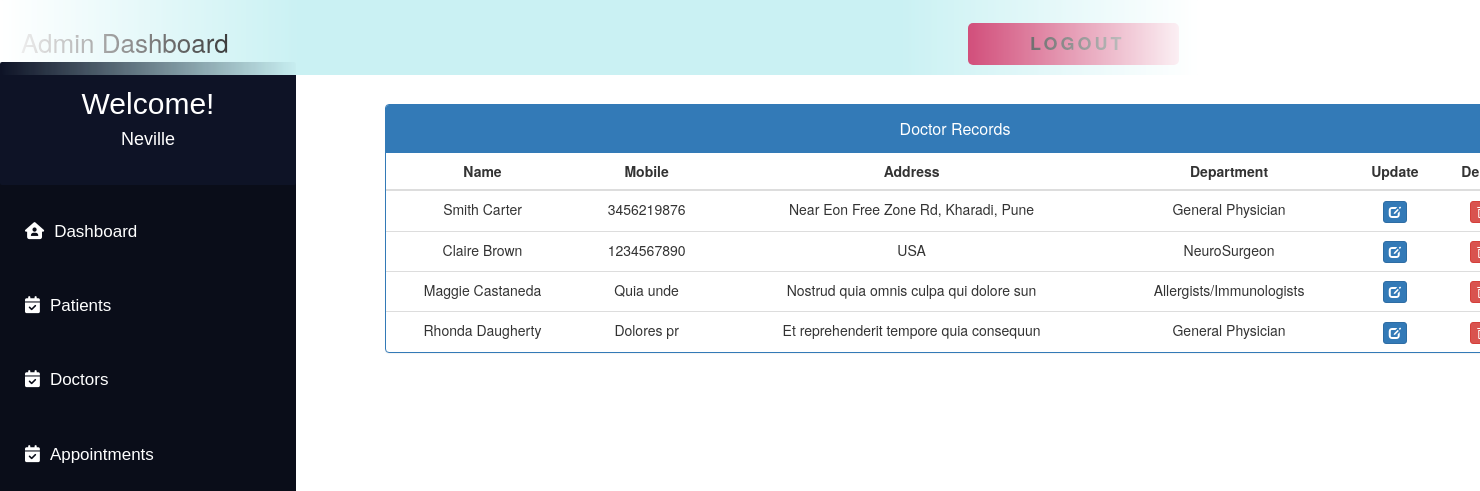
The app's page /admin_doctor_record/ (signed in) with its own data.
### MyApp/models.py (models this page shows, shortened)
class Doctor(models.Model):
    user = models.OneToOneField(User, on_delete=models.CASCADE)
    Doctor_First_Name = models.CharField(max_length=50, default="")
    Doctor_Last_Name = models.CharField(max_length=50, default="")
    gender = models.CharField(max_length=10, choices=GENDER, default="")
    address = models.CharField(max_length=40)
    contact = models.CharField(max_length=10, null=True)
    department = models.CharField(
        max_length=50, choices=departments, default='')
    status = models.BooleanField(default=False)

### MyApp/views.py (the view)
# urls.py: path('admin_doctor_record/', views.admin_doctor_record,
@login_required(login_url='adminlogin')
def admin_doctor_record(request):
    doctors = Doctor.objects.all().filter(status=True)
    return render(request, 'MyApp/admin_doctor_record.html', {'doctors': doctors})

### templates/MyApp/admin_doctor_record.html (shortened to what this page needs)
<!DOCTYPE html>
<html lang="en">
<head>
    <link href="//netdna.bootstrapcdn.com/bootstrap/3.0.0/css/bootstrap.min.css" rel="stylesheet" id="bootstrap-css">
</head>
<body>
    {% include 'MyApp/admin_base.html' %}
    <div class="container" style="margin-left:25%; margin-right:8%; margin-top:7%;">
        <div class="panel panel-primary">
            <div class="panel-heading">
            <h6 class="panel-title" style="text-align:center; padding: 5px 0px;">Doctor Records</h6>
            </div>
            <table class="table table-hover" id="dev-table">
            <thead>
                <tr>
                <th style="text-align:center;">Name</th>
                <th style="text-align:center;">Mobile</th>
                <th style="text-align:center;">Address</th>
                <th style="text-align:center;">Department</th>
                <th style="text-align:center;">Update</th>
                <th style="text-align:center;">Delete</th>
                </tr>
            </thead>
            {% for d in doctors %}
            <tr>
                <td style="text-align:center;"> {{d.Doctor_First_Name}} {{d.Doctor_Last_Name}} </td>
                <td style="text-align:center;">{{d.contact}}</td>
                <td style="text-align:center;">{{d.address}}</td>
                <td style="text-align:center;">{{d.department}}</td>
                <td style="text-align:center;"><a class="btn btn-primary btn-xs" href="{% url 'MyApp:update_doctor' d.id%}"><span class="glyphicon glyphicon-edit"></span></a></td>
                <td style="text-align:center;"><a class="btn btn-danger btn-xs" href="{% url 'MyApp:delete_doctor' d.id %}"><span class="glyphicon glyphicon-trash"></span></a></td>
            </tr>
            {% endfor %}
            </table>
        </div>
    </div>
</body>
</html>

### templates/MyApp/admin_base.html (shortened to what this page needs)
<!DOCTYPE html>
<html lang="en">
<head>
</head>
<body>
    <div class="navbar">
        <a>Admin Dashboard</a>
        <button>
            <span class="label"><a href="{% url 'MyApp:logout' %}" class="logoutbtn"
                    style="font-size:18px; text-align: center;">Logout</a></span>
        </button>
    </div>
    <div class="sidebar">
        <div class="userprofile">
            <h2 style="color:white; font-family:sans-serif; padding-top:25px; text-align:center; margin:0px;">Welcome!
            </h2>
            <h4 style="color:white; font-family:sans-serif; text-align:center; padding-bottom:35px;">
                {{request.user.username}}</h4>
        </div>
        <a href="{% url 'MyApp:admin_dashboard' %}"><i class="fa-solid fa-house-user"></i>Dashboard</a>
        <a href="{% url 'MyApp:admin_patient' %}"><i class="fa-solid fa-calendar-check"></i>Patients</a>
        <a href="{% url 'MyApp:admin_doctor' %}"><i class="fa-solid fa-calendar-check"></i>Doctors</a>
        <a href="{% url 'MyApp:admin_appointment' %}"><i class="fa-solid fa-calendar-check"></i>Appointments</a>
    </div>
</body>
</html>

### templates/MyApp/admin_base.html (style rules this page uses)
body { background-color: rgb(255, 255, 255); padding: 0px; margin-top: 0px; margin-left: 0px; margin-right: 0px; margin-bottom: 0px; }
.navbar { overflow: hidden; height: 75px; width: 100%; padding-top: 22px; z-index: 1; top: 0; position: fixed; display: block; max-width: 1200px; mask-image: linear-gradient(90deg, rgba(255, 255, 255, 0) 0%, #ffffff 25%, #ffffff 75%, rgba(255, 255, 255, 0) 100%); margin: 0 auto; background-color: #caf1f3; }
.navbar a { float: left; display: block; font-size: 26px; color: black; text-align: center; padding-left: 20px; text-decoration: none; }
.sidebar .userprofile { background-color: #0e1326; border-radius: 2px !important; margin-top: -5px; }
.sidebar { padding-top: 0px; border-radius: 15px !important; width: 20%; align-items: center; height: 100%; background-color: #0a0d19; font-family: sans-serif; font-size: 17px; font-weight: normal; position: fixed; top: 67px; left: 0; bottom: 0; }
.sidebar i { padding-right: 10px; }
.sidebar a { display: block; color: white; padding: 25px; text-decoration: none; }
button { float: right; position: relative; font-size: 14px; letter-spacing: 3px; height: 3em; padding: 0 3em; border: none; background-color: #c41b54; color: #fff; text-transform: uppercase; overflow: hidden; border-radius: 5px; margin-right: 20px; }
button::before { content: ''; display: block; position: absolute; z-index: 0; bottom: 0; left: 0; height: 0px; width: 100%; background: rgb(196, 27, 84); background: linear-gradient(90deg, rgba(196, 27, 84, 1) 20%, rgba(124, 7, 46, 1) 100%); transition: 0.2s; }
button .label { position: relative; }

### records on screen
Doctor: Doctor_First_Name "Smith", Doctor_Last_Name "Carter", contact "3456219876", address "Near Eon Free Zone Rd, Kharadi, Pune", department "General Physician"
Doctor: Doctor_First_Name "Claire", Doctor_Last_Name "Brown", contact "1234567890", address "USA", department "NeuroSurgeon"
Doctor: Doctor_First_Name "Maggie", Doctor_Last_Name "Castaneda", contact "Quia unde", address "Nostrud quia omnis culpa qui dolore sun", department "Allergists/Immunologists"
Doctor: Doctor_First_Name "Rhonda", Doctor_Last_Name "Daugherty", contact "Dolores pr", address "Et reprehenderit tempore quia consequun", department "General Physician"

### other values on screen
{{ request.user.username }} "Neville"
